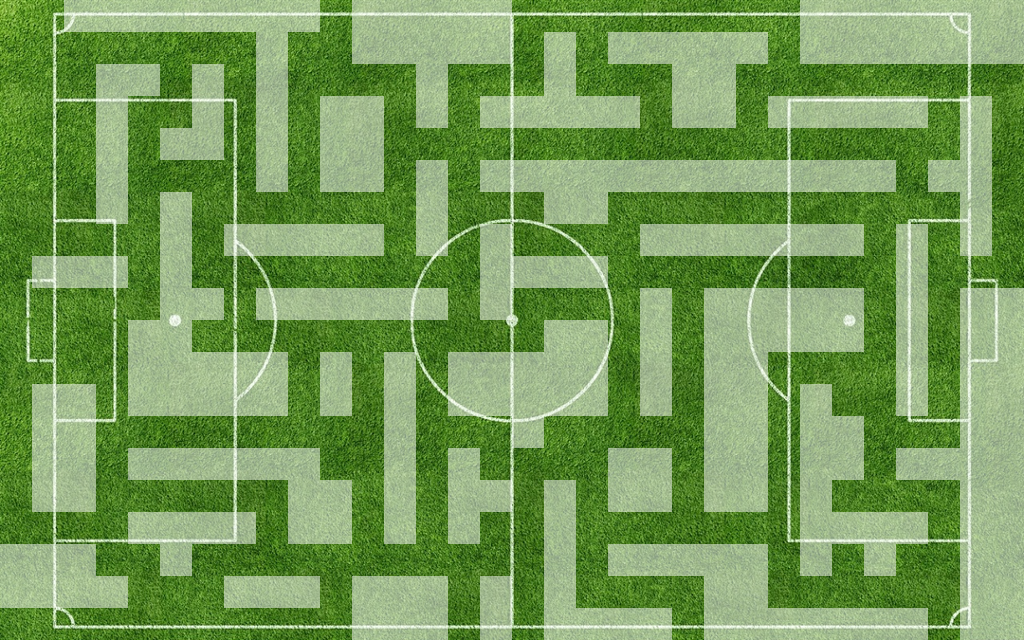

Tiled map render using the project's own tile images. Description and the map definition, with tile-layer contents summarised, below:
An orthogonal 32x20 tile map with 32x32 px tiles, 2 tile layers (tileTerrain, tileMurs), 1 hidden layer not drawn and 70 objects.

<map version="1.0" orientation="orthogonal" width="32" height="20" tilewidth="32" tileheight="32">
 <tileset firstgid="1" name="terrainTileset" tilewidth="32" tileheight="32">
  <image source="../tilesets/terrainTileset.png" width="1024" height="1024" />
  <tile id="639">
   <properties>
    <property name="test" value="null" />
   </properties>
  </tile>
  <tile id="643">
   <properties>
    <property name="block" value="" />
   </properties>
  </tile>
 </tileset>
 <layer name="tileTerrain" width="32" height="20">
  <data>[640 cells, 640 non-empty, 640 distinct tile ids]</data>
 </layer>
 <layer name="tileMurs" width="32" height="20">
  <data>[640 cells, 540 non-empty, 37 distinct tile ids]</data>
 </layer>
 <objectgroup color="#ffffff" name="objetMurs" width="32" height="20" visible="0">
  <object x="256" y="32" width="32" height="160" />
  <object x="192" y="64" width="32" height="96" />
  <object x="96" y="64" width="32" height="160" />
  <object x="160" y="192" width="32" height="160" />
  <object x="224" y="224" width="160" height="32" />
  <object x="32" y="256" width="96" height="32" />
  <object x="0" y="320" width="96" height="32" />
  <object x="128" y="320" width="32" height="32" />
  <object x="128" y="352" width="160" height="64" />
  <object x="256" y="288" width="192" height="32" />
  <object x="416" y="160" width="32" height="96" />
  <object x="320" y="96" width="64" height="96" />
  <object x="32" y="384" width="64" height="128" />
  <object x="128" y="448" width="192" height="32" />
  <object x="320" y="384" width="32" height="32" />
  <object x="320" y="352" width="32" height="32" />
  <object x="384" y="352" width="32" height="192" />
  <object x="288" y="480" width="64" height="32" />
  <object x="128" y="512" width="128" height="32" />
  <object x="0" y="544" width="96" height="64" />
  <object x="160" y="544" width="32" height="32" />
  <object x="224" y="576" width="96" height="32" />
  <object x="352" y="576" width="96" height="64" />
  <object x="448" y="448" width="32" height="96" />
  <object x="448" y="352" width="160" height="64" />
  <object x="480" y="224" width="32" height="96" />
  <object x="512" y="256" width="96" height="32" />
  <object x="480" y="160" width="416" height="32" />
  <object x="352" y="0" width="160" height="64" />
  <object x="416" y="64" width="32" height="64" />
  <object x="480" y="96" width="160" height="32" />
  <object x="544" y="32" width="32" height="64" />
  <object x="608" y="32" width="160" height="32" />
  <object x="672" y="64" width="64" height="64" />
  <object x="768" y="96" width="160" height="32" />
  <object x="800" y="0" width="224" height="64" />
  <object x="960" y="96" width="32" height="160" />
  <object x="928" y="160" width="32" height="32" />
  <object x="640" y="224" width="224" height="32" />
  <object x="544" y="192" width="32" height="32" />
  <object x="576" y="192" width="32" height="32" />
  <object x="896" y="224" width="32" height="192" />
  <object x="960" y="288" width="64" height="352" />
  <object x="640" y="288" width="32" height="128" />
  <object x="704" y="288" width="160" height="64" />
  <object x="704" y="352" width="64" height="160" />
  <object x="800" y="384" width="32" height="192" />
  <object x="704" y="544" width="64" height="96" />
  <object x="608" y="448" width="64" height="64" />
  <object x="544" y="480" width="32" height="160" />
  <object x="480" y="576" width="32" height="64" />
  <object x="480" y="480" width="32" height="32" />
  <object x="512" y="416" width="32" height="32" />
  <object x="608" y="544" width="96" height="32" />
  <object x="576" y="608" width="96" height="32" />
  <object x="768" y="608" width="160" height="32" />
  <object x="832" y="512" width="96" height="32" />
  <object x="832" y="416" width="32" height="64" />
  <object x="864" y="544" width="32" height="32" />
  <object x="896" y="448" width="64" height="32" />
  <object x="0" y="32" width="32" height="192" />
  <object x="32" y="64" width="32" height="128" />
  <object x="96" y="576" width="32" height="32" />
  <object x="288" y="512" width="64" height="32" />
  <object x="192" y="288" width="32" height="32" />
  <object x="544" y="320" width="32" height="32" />
  <object x="576" y="320" width="32" height="32" />
  <object x="128" y="64" width="32" height="32" />
  <object x="160" y="128" width="32" height="32" />
  <object x="64" y="0" width="256" height="32" />
 </objectgroup>
 <imagelayer name="terrainImage" width="32" height="20" visible="0">
  <image source="../tilesets/terrainTileset.png" />
 </imagelayer>
</map>
